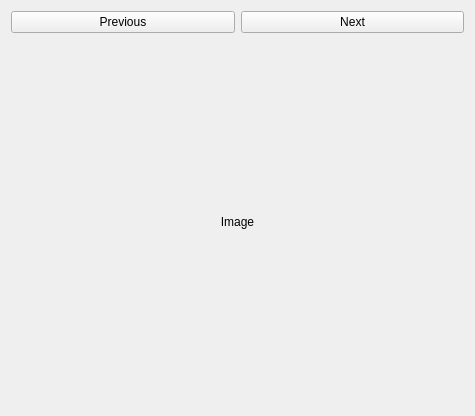
<?xml version="1.0" encoding="UTF-8"?>
<ui version="4.0">
 <class>ImageViewerForm</class>
 <widget class="QWidget" name="ImageViewerForm">
  <property name="geometry">
   <rect>
    <x>0</x>
    <y>0</y>
    <width>475</width>
    <height>416</height>
   </rect>
  </property>
  <property name="sizePolicy">
   <sizepolicy hsizetype="MinimumExpanding" vsizetype="MinimumExpanding">
    <horstretch>0</horstretch>
    <verstretch>0</verstretch>
   </sizepolicy>
  </property>
  <property name="windowTitle">
   <string>Form</string>
  </property>
  <layout class="QGridLayout" name="gridLayout_3">
   <item row="0" column="0">
    <layout class="QGridLayout" name="gridLayout_2">
     <property name="sizeConstraint">
      <enum>QLayout::SetMinAndMaxSize</enum>
     </property>
     <item row="0" column="0">
      <layout class="QGridLayout" name="gridLayout">
       <item row="0" column="0">
        <widget class="QPushButton" name="PreviousImage">
         <property name="text">
          <string>Previous</string>
         </property>
        </widget>
       </item>
       <item row="0" column="1">
        <widget class="QPushButton" name="NextImage">
         <property name="text">
          <string>Next</string>
         </property>
        </widget>
       </item>
      </layout>
     </item>
     <item row="1" column="0">
      <widget class="QLabel" name="Image">
       <property name="sizePolicy">
        <sizepolicy hsizetype="Ignored" vsizetype="Ignored">
         <horstretch>0</horstretch>
         <verstretch>0</verstretch>
        </sizepolicy>
       </property>
       <property name="autoFillBackground">
        <bool>true</bool>
       </property>
       <property name="frameShape">
        <enum>QFrame::NoFrame</enum>
       </property>
       <property name="frameShadow">
        <enum>QFrame::Plain</enum>
       </property>
       <property name="text">
        <string>Image</string>
       </property>
       <property name="scaledContents">
        <bool>true</bool>
       </property>
       <property name="alignment">
        <set>Qt::AlignCenter</set>
       </property>
      </widget>
     </item>
    </layout>
   </item>
  </layout>
 </widget>
 <resources/>
 <connections/>
</ui>
